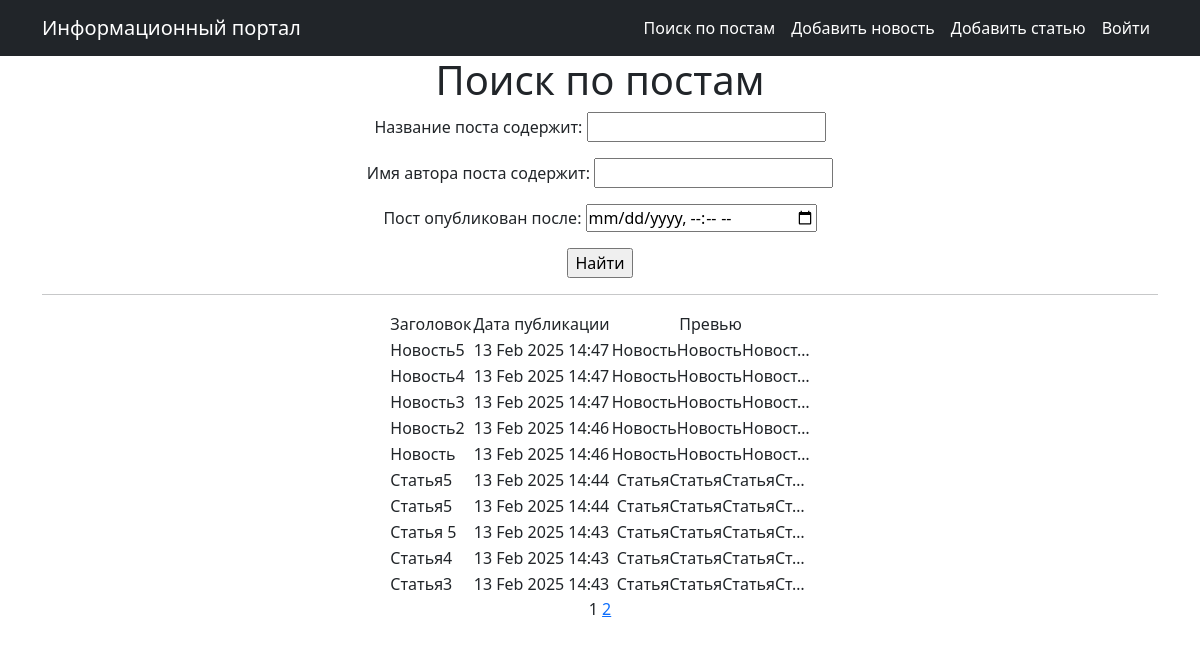
/posts/search/, run on the app's committed database.
### board_news/models.py (models this page shows, shortened)
class Post(models.Model):
    news = 'nw'
    article = 'ar'
    CHOICES_LIST = [
        (news, 'Новость'),
        (article, 'Статья'),
    ]
    author_post = models.ForeignKey(Author, on_delete=models.CASCADE)
    type_post = models.CharField(max_length=2, choices=CHOICES_LIST, default=news)
    date_time_in = models.DateTimeField(auto_now_add=True)
    categories = models.ManyToManyField(Category, through='PostCategory')
    title = models.CharField(max_length=255)
    text = models.TextField()
    rating = models.IntegerField(default=0)

### board_news/views.py (the view)
# urls.py: path('search/', PostSearch.as_view(), name='post_search'),  # Адрес страницы для поиска по всем постам
class PostSearch(PostList):
    template_name = 'flatpages/posts_search.html'
    def get_queryset(self):
        queryset = super().get_queryset()
        self.filterset = PostFilter(self.request.GET, queryset)
        return self.filterset.qs
    def get_context_data(self, **kwargs):
        context = super().get_context_data(**kwargs)
        context['filterset'] = self.filterset
        return context

### board_news/templatetags/custom_filters.py (called while the page is built)
@register.filter()
def censor(value):
    if isinstance(value, str):
        word_to_replace = {}
        data = list(set(WORDS_PATTERN.findall(value)))
        for word in data:
            normal_form = morph.parse(word)[0].normal_form
            if normal_form in SET_BAD_WORDS:
                new_word = word[0] + '*' * (len(word)-1)
                word_to_replace[word] = new_word
        if word_to_replace:
            for word, replacement in word_to_replace.items():
                value = value.replace(word, replacement)
    else:
        raise ValueError('Фильтр censor применим только к типу данных "str".')
    return value

### board_news/templatetags/custom_tags.py (called while the page is built)
@register.simple_tag(takes_context=True)
def url_replace(context, **kwargs):
    d = context['request'].GET.copy()
    for k, v in kwargs.items():
        d[k] = v
    return d.urlencode()

### templates/flatpages/posts_search.html (shortened to what this page needs)
{% extends 'flatpages/default.html' %}
{% load custom_filters %}
{% load custom_tags %}
{% block content %}
    <h1>Поиск по постам</h1>
    <form action="" method="get">
        {{ filterset.form.as_p }}
        <input type="submit" value="Найти">
    </form>
    <hr>
    {% if posts %}
        <table align="center">
            <tr>
                <td>Заголовок</td>
                <td>Дата публикации</td>
                <td>Превью</td>
            </tr>
            {% for post in posts %}
                <tr>
                    <td align="left">{{ post.title|censor }}</td>
                    <td>{{ post.date_time_in|date:'d M Y H:i' }}</td>
                    <td>{{ post.text|censor|truncatechars:21 }}</td>
                </tr>
            {% endfor %}
        </table>
    {% else %}
        <h2>Нет совпадений</h2>
    {% endif %}
    {{ page_obj.number }}
    {% if page_obj.has_next %}
        <a href="?{% url_replace page=page_obj.next_page_number %}">{{ page_obj.next_page_number }}</a>
   {% endif %}
{% endblock content %}

### data on the page
Post: title|censor "Новость5", date_time_in "13 Feb 2025 14:47", text|censor "НовостьНовостьНовост…"
Post: title|censor "Новость4", date_time_in "13 Feb 2025 14:47", text|censor "НовостьНовостьНовост…"
Post: title|censor "Новость3", date_time_in "13 Feb 2025 14:47", text|censor "НовостьНовостьНовост…"
Post: title|censor "Новость2", date_time_in "13 Feb 2025 14:46", text|censor "НовостьНовостьНовост…"
Post: title|censor "Новость", date_time_in "13 Feb 2025 14:46", text|censor "НовостьНовостьНовост…"
Post: title|censor "Статья5", date_time_in "13 Feb 2025 14:44", text|censor "СтатьяСтатьяСтатьяСт…"
Post: title|censor "Статья5", date_time_in "13 Feb 2025 14:44", text|censor "СтатьяСтатьяСтатьяСт…"
Post: title|censor "Статья 5", date_time_in "13 Feb 2025 14:43", text|censor "СтатьяСтатьяСтатьяСт…"
Post: title|censor "Статья4", date_time_in "13 Feb 2025 14:43", text|censor "СтатьяСтатьяСтатьяСт…"
Post: title|censor "Статья3", date_time_in "13 Feb 2025 14:43", text|censor "СтатьяСтатьяСтатьяСт…"

### other printed values
{{ page_obj.number }} "1"
{{ page_obj.next_page_number }} "2"
